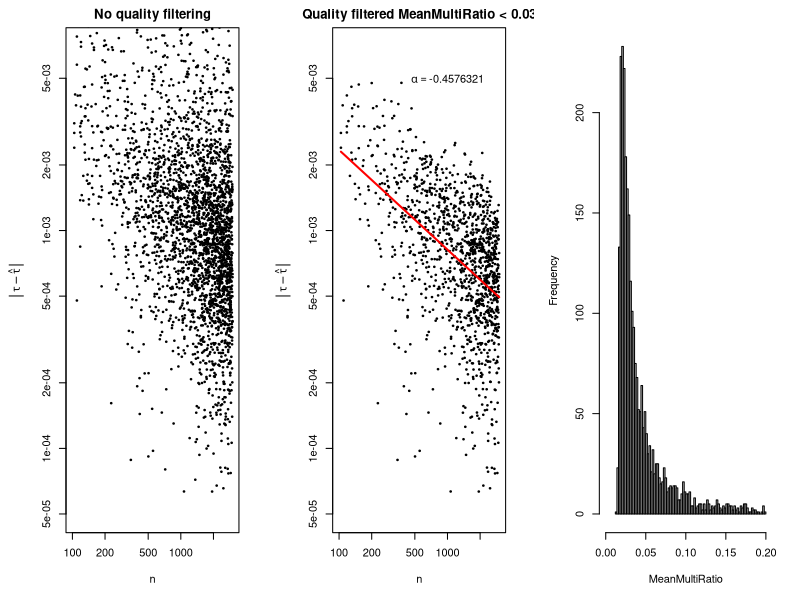

Recreate this plot in R.
d = read.table("quality_rand_points02.dat")
pdf('quality_rand_points02.pdf', width=12.0, height=3)
par(mfrow=c(1,3), mar=c(5.1, 5.0, 2.1, 2.1))
with(d, 
	plot(V2, V3, 
		log='xy', 
		xlim=c(100,3000), 
		ylim=c(5e-5,7e-3), 
		xlab=expression(n), 
		ylab=expression(group("|",tau-hat(tau),"|")),
		main='No quality filtering',
		pch=20, cex=0.5
	)
)
df = d[d$V14 < 0.03,]
with(df,
	plot(V2, V3, 
		log='xy', 
		xlim=c(100,3000), 
		ylim=c(5e-5,7e-3),
		xlab=expression(n), 
		ylab=expression(group("|",tau-hat(tau),"|")),
		main='Quality filtered MeanMultiRatio < 0.03',
		pch=20, cex=0.5
	)
)

df = df[order(df$V2),]
lm <- lm(log(df$V3) ~ log(df$V2))
lines(df$V2, exp(predict(lm)), type='l', col="red", lwd=2.0)
alpha=coefficients(lm)[2]
text(1000, 5e-3, labels=bquote(alpha == .(alpha)))

with(d[d$V14 < 0.2,], hist(V14, breaks=80, main='', xlim=c(0, 0.2), xlab='MeanMultiRatio'))
dev.off()
